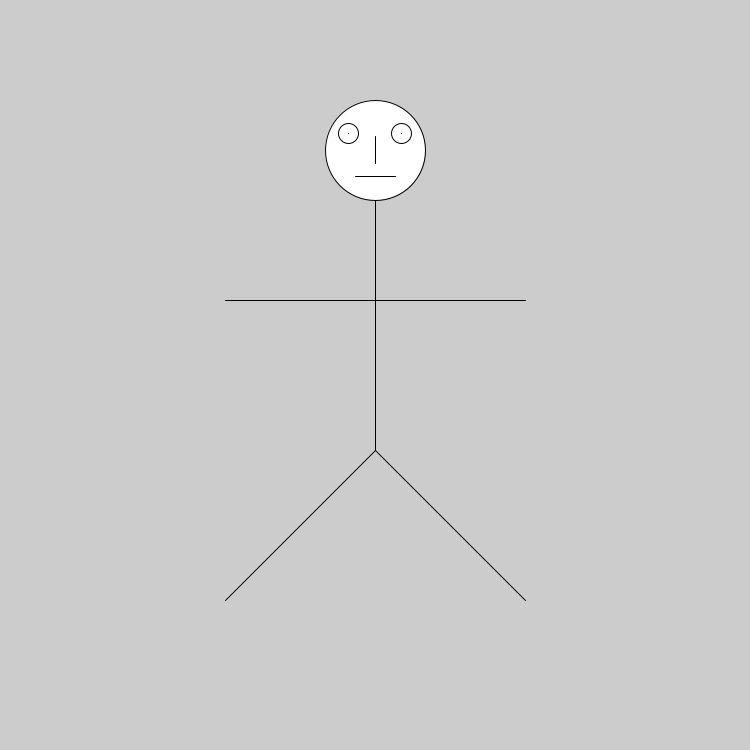
Frame 1 (no input)
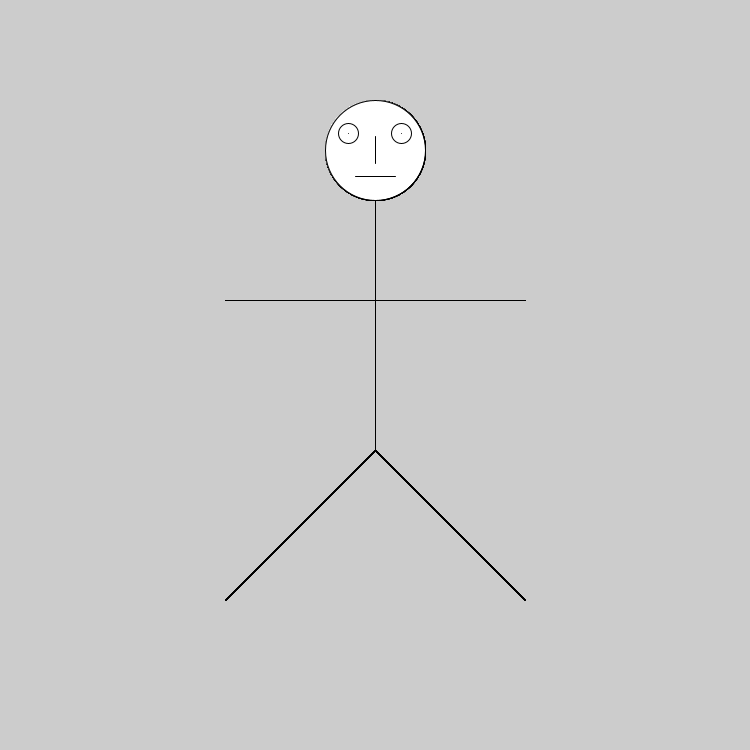
Frame 60 (the mouse pressed at the canvas centre just before this capture)
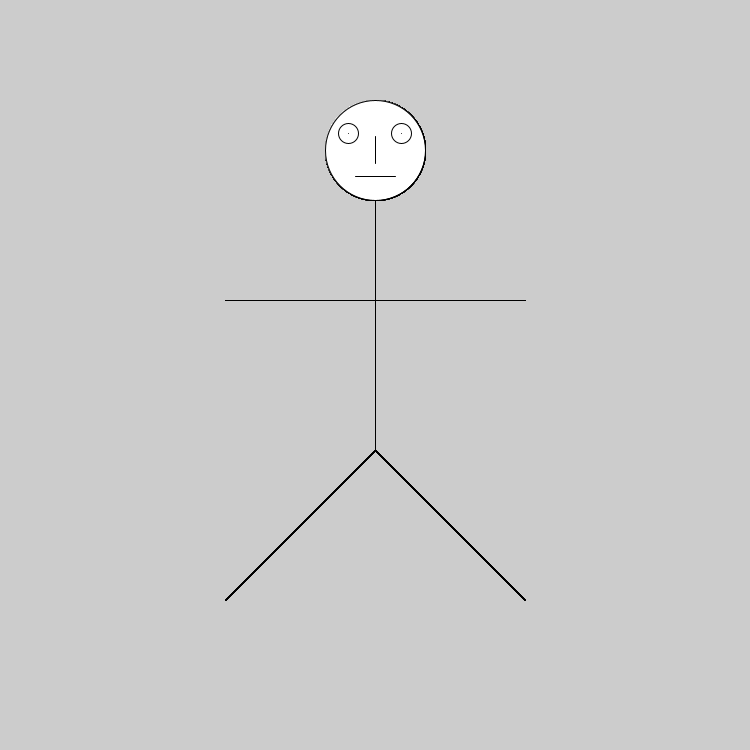
Frame 120 (the mouse held since frame 60 and released just before this capture)

The Processing sketch that drew these frames (run headless with seeded random() and noise(); from frame 60 on, the mouse is pressed at the canvas centre):

// Processing sketch: sticky_ext_withface
// ── sticky_ext_withface.pde
//declare variables
float x = 375;
float y = 150;
float size = 100;

void setup()
{
  //declare canvas size 
   size(750,750);
}

void draw()
{
  //draw head
    ellipse(x,y,size,size);
  //draw body
    line(x,y+size/2,x,y+size*3);
  //draw arms
    line(x-size*1.5,y+size*1.5,x+size*1.5,y+size*1.5);
  //draw left leg
    line(x,y+size*3,x-size*1.5,y+size*4.5);
  //draw right leg
    line(x,y+size*3,x+size*1.5,y+size*4.5);
  //draw left eye
    ellipse(x-size/3.75,y-size/6,size/5,size/5);
  //draw right eye
    ellipse(x+size/3.75,y-size/6,size/5,size/5);
  //draw left pupil
    point(x-size/3.75,y-size/6);
  //draw right pupil
    point(x+size/3.75,y-size/6);
  //draw nose
    line(x,y-size/7.5,x,y+size/7.5);
  //draw mouth
    line(x-size/5,y+size/3.75,x+size/5,y+size/3.75);
}
